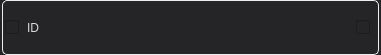
<?xml version="1.0" encoding="UTF-8"?>
<ui version="4.0">
 <class>WaypointViewViewOnly</class>
 <widget class="QWidget" name="WaypointViewViewOnly">
  <property name="geometry">
   <rect>
    <x>0</x>
    <y>0</y>
    <width>381</width>
    <height>55</height>
   </rect>
  </property>
  <property name="sizePolicy">
   <sizepolicy hsizetype="Preferred" vsizetype="Fixed">
    <horstretch>0</horstretch>
    <verstretch>0</verstretch>
   </sizepolicy>
  </property>
  <property name="windowTitle">
   <string>Form</string>
  </property>
  <property name="styleSheet">
   <string notr="true">QWidget#colorIcon {}

QWidget {
background-color: #252528;
color: #DDDDDF;
border-color: #EEEEEE;
background-clip: border;
}

QCheckBox {
background-color: #252528;
color: #454545;
}

QGroupBox {
	border: 1px solid #EEEEEE;
	border-radius: 5px;
	padding: 0px 0px 0px 0px;
margin-top: 1ex; /* leave space at the top for the title */
	margin: 0px;
}

 QGroupBox::title {
     subcontrol-origin: margin;
     subcontrol-position: top center; /* position at the top center */
     margin: 0 3px 0px 3px;
     padding: 0 3px 0px 0px;
     font: bold 8px;
 }

QGroupBox#heartbeatIcon {
	background-color: red;
}

 QDockWidget {
	font: bold;
    border: 1px solid #32345E;
}

QPushButton {
	font-weight: bold;
	font-size: 12px;
	border: 1px solid #999999;
	border-radius: 10px;
	min-width:22px;
	max-width: 36px;
	min-height: 16px;
	max-height: 16px;
	padding: 2px;
	background-color: qlineargradient(x1: 0, y1: 0, x2: 0, y2: 1, stop: 0 #777777, stop: 1 #555555);
}

QPushButton:pressed {
	background-color: qlineargradient(x1: 0, y1: 0, x2: 0, y2: 1, stop: 0 #444444, stop: 1 #555555);
}

QPushButton#landButton {
	color: #000000;
	background: qlineargradient(x1:0, y1:0, x2:0, y2:1,
                             stop:0 #ffee01, stop:1 #ae8f00) url(&quot;ICONDIR/control/emergency-button.png&quot;);
}

QPushButton:pressed#landButton {
	color: #000000;
	background: qlineargradient(x1:0, y1:0, x2:0, y2:1,
                             stop:0 #bbaa00, stop:1 #a05b00) url(&quot;ICONDIR/control/emergency-button.png&quot;);
}

QPushButton#killButton {
	color: #000000;
	background: qlineargradient(x1:0, y1:0, x2:0, y2:1,
                             stop:0 #ffb917, stop:1 #b37300) url(&quot;ICONDIR/control/emergency-button.png&quot;);
}

QPushButton:pressed#killButton {
	color: #000000;
	background: qlineargradient(x1:0, y1:0, x2:0, y2:1,
                             stop:0 #bb8500, stop:1 #903000) url(&quot;ICONDIR/control/emergency-button.png&quot;);
}

QProgressBar {
	border: 1px solid white;
	border-radius: 4px;
	text-align: center;
	padding: 2px;
	color: white;
	background-color: #111111;
}

QProgressBar:horizontal {
	height: 12px;
}

QProgressBar QLabel {
	font-size: 8px;
}

QProgressBar:vertical {
	width: 12px;
}

QProgressBar::chunk {
	background-color: #656565;
}

QProgressBar::chunk#batteryBar {
	background-color: green;
}

QProgressBar::chunk#speedBar {
	background-color: yellow;
}

QProgressBar::chunk#thrustBar {
	background-color: orange;
}</string>
  </property>
  <layout class="QHBoxLayout" name="horizontalLayout_2">
   <property name="leftMargin">
    <number>2</number>
   </property>
   <property name="topMargin">
    <number>0</number>
   </property>
   <property name="rightMargin">
    <number>2</number>
   </property>
   <property name="bottomMargin">
    <number>0</number>
   </property>
   <item>
    <widget class="QGroupBox" name="groupBox">
     <property name="enabled">
      <bool>true</bool>
     </property>
     <property name="title">
      <string/>
     </property>
     <property name="alignment">
      <set>Qt::AlignLeading|Qt::AlignLeft|Qt::AlignVCenter</set>
     </property>
     <property name="flat">
      <bool>false</bool>
     </property>
     <property name="checkable">
      <bool>false</bool>
     </property>
     <layout class="QHBoxLayout" name="horizontalLayout">
      <property name="spacing">
       <number>2</number>
      </property>
      <property name="margin">
       <number>2</number>
      </property>
      <item>
       <widget class="QCheckBox" name="current">
        <property name="toolTip">
         <string>Currently executed waypoint</string>
        </property>
        <property name="statusTip">
         <string>Currently executed waypoint</string>
        </property>
        <property name="text">
         <string/>
        </property>
       </widget>
      </item>
      <item>
       <widget class="QLabel" name="idLabel">
        <property name="text">
         <string>ID</string>
        </property>
       </widget>
      </item>
      <item>
       <widget class="QTextBrowser" name="displayBar">
        <property name="sizePolicy">
         <sizepolicy hsizetype="Expanding" vsizetype="Expanding">
          <horstretch>0</horstretch>
          <verstretch>0</verstretch>
         </sizepolicy>
        </property>
        <property name="maximumSize">
         <size>
          <width>16777215</width>
          <height>31</height>
         </size>
        </property>
        <property name="font">
         <font>
          <pointsize>8</pointsize>
         </font>
        </property>
        <property name="frameShape">
         <enum>QFrame::NoFrame</enum>
        </property>
        <property name="frameShadow">
         <enum>QFrame::Sunken</enum>
        </property>
       </widget>
      </item>
      <item>
       <widget class="QCheckBox" name="autoContinue">
        <property name="toolTip">
         <string>Automatically continue after this waypoint</string>
        </property>
        <property name="statusTip">
         <string>Automatically continue after this waypoint</string>
        </property>
        <property name="text">
         <string/>
        </property>
       </widget>
      </item>
     </layout>
    </widget>
   </item>
  </layout>
 </widget>
 <resources/>
 <connections/>
</ui>
